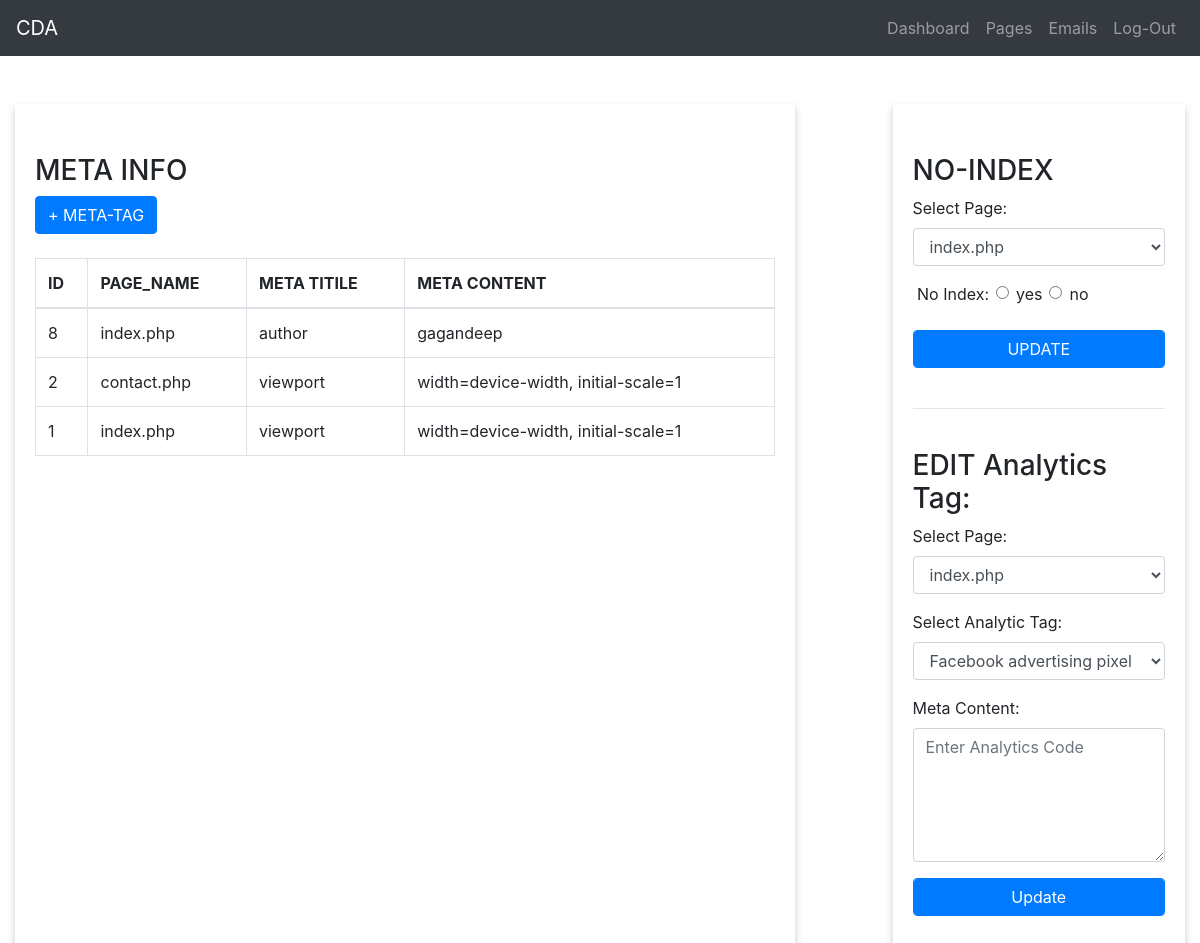
The app's page /panel/pages.php (signed in) with its own data.
### tables this page shows
CREATE TABLE `pages` (
  `id` int(11) NOT NULL,
  `page_name` varchar(100) NOT NULL,
  `meta_title` varchar(255) NOT NULL,
  `meta_desc` varchar(255) NOT NULL
);

### panel/pages.php (the view, shortened to what this page needs)
<?php
require_once('config.php');
?>
<!DOCTYPE html>
<html lang="en">
<head>
  <link rel="stylesheet" href="https://maxcdn.bootstrapcdn.com/bootstrap/4.5.0/css/bootstrap.min.css">
  <link rel="stylesheet" href="css/style.css" />
</head>
<body>
<nav class="navbar navbar-expand-sm bg-dark navbar-dark">
  <a class="navbar-brand" href="#">CDA</a>
                <div class="collapse navbar-collapse" id="collapsibleNavbar" >
                    <ul class="navbar-nav ml-auto"  >
                        <li class="nav-item " ><a class="nav-link"  href="index.php">Dashboard</a></li>
                        <li class="nav-item " ><a class="nav-link"  href="pages.php">Pages</a></li>
                        <li class="nav-item"><a class="nav-link " href="emails.php">Emails</a></li>
                        <li class="nav-item"><a class="nav-link " href="logout.php">Log-Out</a></li>
                    </ul>
                </div>
</nav>
<br>
<br>
<main class="container-fluid">
<div class="row">
    <div class="col-md-8 metaSection" >
        <h3>META INFO</h3>
        <button type="button" class="btn btn-primary" data-toggle="modal" data-target="#myModal">
            + META-TAG
            </button>
            <br><br>
        <table class="table table-bordered">
                <thead>
                    <tr>
                    <th>ID</th>
                    <th>PAGE_NAME</th>
                    <th>META TITILE</th>
                    <th>META CONTENT</th>
                    </tr>
                </thead>
                <tbody>
                <?php
                    $sql = "SELECT * FROM pages ORDER BY id DESC";
                    $query = mysqli_query($conn,$sql) or die("Error: " . mysqli_error($conn));
                    if (mysqli_num_rows($query) > 0) {
                        while($row = mysqli_fetch_assoc($query)) {
                        ?>
                    <tr>
                        <td><?php echo $row['id']; ?></td>
                        <td><?php echo $row['page_name']; ?></td>
                        <td><?php echo $row['meta_title']; ?></td>
                        <td ><?php echo $row['meta_desc']; ?></td>
                    </tr>
                        <?php
                        }
                      } else {
                        echo "0 results";
                      }
                ?>
                </tbody>
            </table>
    </div>
        <div class="col-md-1"></div>
        <section class="col-md-3 analyticSection">
        <h3>NO-INDEX</h3>
        <form method="post">
            <div class="form-group">
                <label for="sel1">Select Page:</label>
                <select class="form-control" id="pageid" name="page_name">
                    <option>index.php</option>
                </select>
            </div>
            <div class="form-group">
                &nbsp;<label>No Index:</label>
                &nbsp;&nbsp;&nbsp;&nbsp;&nbsp;<input type="radio" class="form-check-input"  value="yes" name="no-index">yes
                &nbsp;&nbsp;&nbsp;&nbsp;&nbsp;<input type="radio" class="form-check-input" value="no" name="no-index">no
            </div>
            <button type="submit" class="btn btn-primary form-control" name="update_index">UPDATE</button>
        </form>
        <br><hr><br>
        <h3>EDIT Analytics Tag:</h3>
        <form method="post">
            <div class="form-group">
                <label for="sel1">Select Page:</label>
                <select class="form-control" id="pageid" name="page_name">
                    <option>index.php</option>
                </select>
            </div>
            <div class="form-group">
                <label for="sel1">Select Analytic Tag:</label>
                <select class="form-control" id="pageid" name="tag_name">
                    <option>Facebook advertising pixel</option>
                </select>
            </div>
            <div class="form-group">
            <label for="title">Meta Content:</label>
            <textarea rows="5" cols="50" class="form-control" id="mytextarea" placeholder="Enter Analytics Code" name="content" ></textarea>
            </div>
            <div class="form-group">
                <button type="submit" class=" form-control btn btn-primary" name="submit_analytic">Update</button>
            </div>
        </form>
    </section>
    </div>
</main>
</body>
</html>

### panel/css/style.css (style rules this page uses)
.row { margin-left:0px!important; margin-right:0px!important; }
.metaSection { padding:50px 20px; box-shadow: 0 4px 8px 0 rgba(0, 0, 0, 0.2); }
.analyticSection { padding:50px 20px; box-shadow: 0 4px 8px 0 rgba(0, 0, 0, 0.2); }

### records on screen
pages: id "8", page_name "index.php", meta_title "author", meta_desc "gagandeep"
pages: id "2", page_name "contact.php", meta_title "viewport", meta_desc "width=device-width, initial-scale=1"
pages: id "1", page_name "index.php", meta_title "viewport", meta_desc "width=device-width, initial-scale=1"
